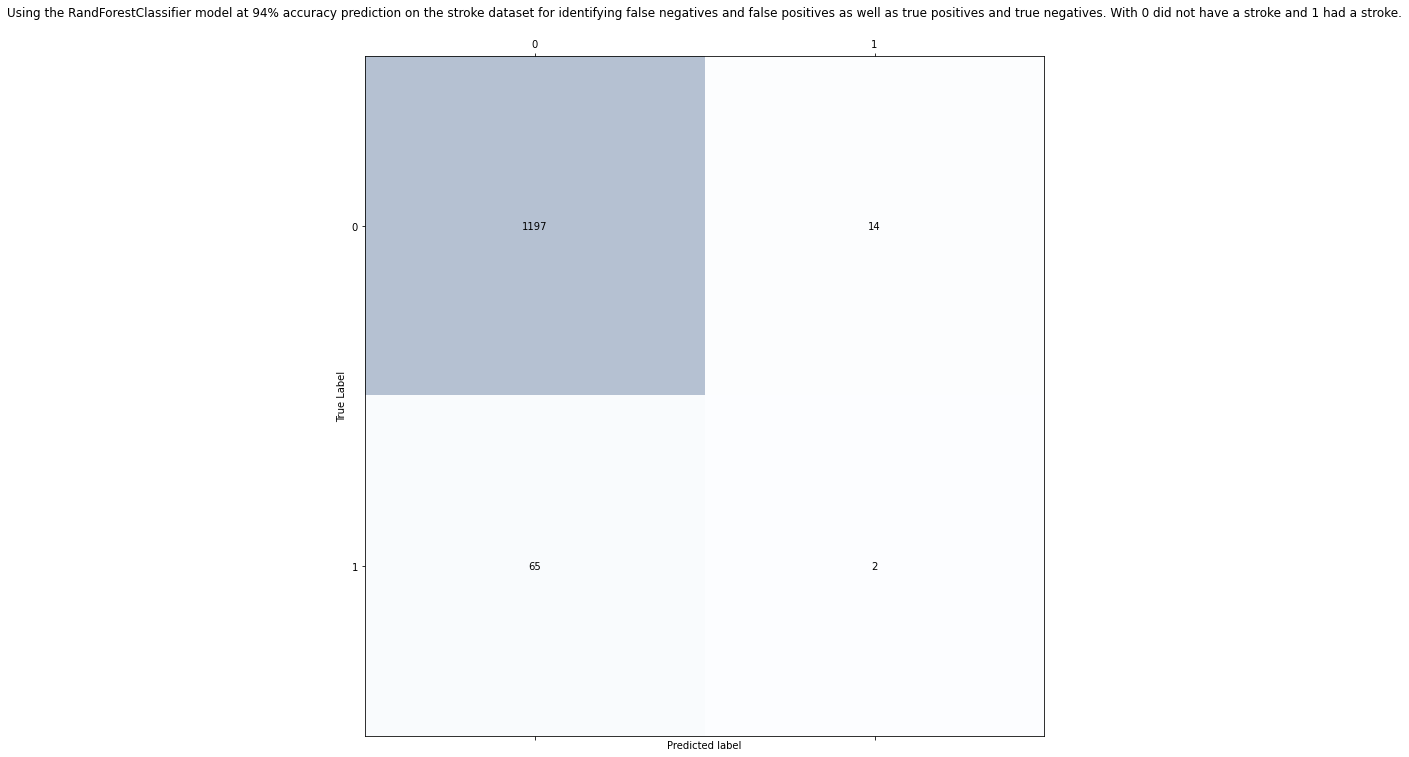

Write Python code to recreate this figure.
# -*- coding: utf-8 -*-
"""stroke_pred.ipynb

Automatically generated by Colaboratory.

Original file is located at
    https://colab.research.google.com/drive/1ANWJxMStVoFjXT74B_xKu0NfuqXp7A98
"""

import zipfile
from google.colab import drive

drive.mount('/content/drive/')

zip_ref = zipfile.ZipFile('/content/stroke.zip', 'r')
zip_ref.extractall()
zip_ref.close()

import pandas as pd



import matplotlib.pyplot as plt
import numpy as np

df = pd.read_csv('/content/healthcare-dataset-stroke-data.csv')

df

df.drop(labels=['id','ever_married',	'work_type','bmi',	'Residence_type'], axis=1,inplace=True)

df.dropna(inplace = True)







df

from sklearn.preprocessing import LabelEncoder

le =  LabelEncoder()
for i in df:
    if df[i].dtype=='object':
        df[i] = le.fit_transform(df[i])
    else:
        continue

X = df.drop(['stroke'],axis=1)
y = df['stroke']

from sklearn.model_selection import train_test_split
X_train, X_test, y_train, y_test = train_test_split(X, y)

from sklearn.preprocessing import StandardScaler
sc = StandardScaler()
X_train = sc.fit_transform(X_train)
X_test = sc.transform(X_test)

from sklearn.ensemble import RandomForestClassifier

from sklearn.metrics import f1_score

model = RandomForestClassifier()

model.fit(X_train,y_train)

y_pred = model.predict(X_test)

print(y_pred[:15])



from sklearn.metrics import  recall_score, accuracy_score, classification_report





accuracy = accuracy_score(y_pred, y_test)





print(accuracy)

print(classification_report(y_test,y_pred))
print('F1 Score: ',f1_score(y_test,y_pred,zero_division=1))

from sklearn.metrics import confusion_matrix
confmat = confusion_matrix(y_true=y_test, y_pred=y_pred)

print(confmat)

fig, ax =plt.subplots(figsize=(12.5, 12.5))
ax.matshow(confmat,  cmap=plt.cm.Blues, alpha=0.30)
for i in range(confmat.shape[0]):
  for j in range(confmat.shape[1]):
    ax.text(x=j, y=i,
            s=confmat[i, j],
            va='center', ha='center')
    plt.title('Using the RandForestClassifier model at 94% accuracy prediction on the stroke dataset for identifying false negatives and false positives as well as true positives and true negatives. With 0 did not have a stroke and 1 had a stroke.')
    plt.xlabel('Predicted label')
    plt.ylabel('True Label')
